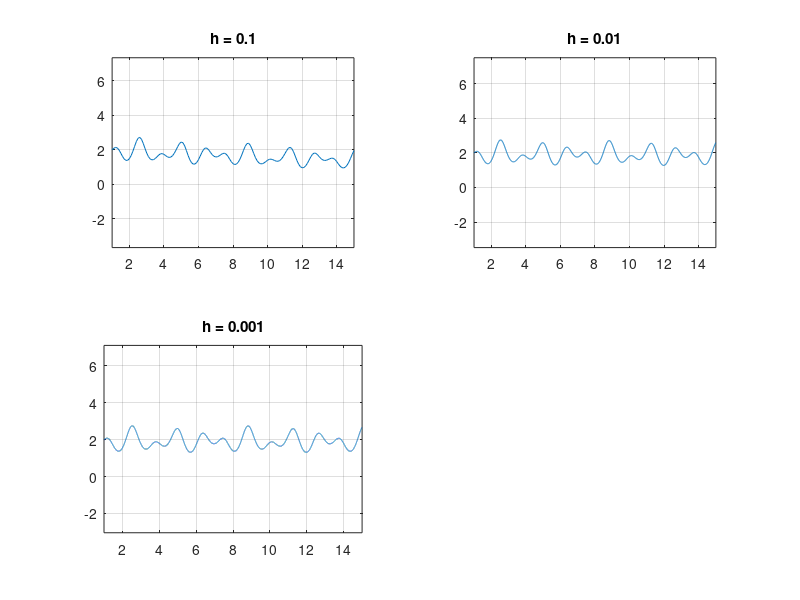

Here is the MATLAB script that generated this plot:
%% Uppgift 1

f = @(t, u) cos(3.*t) - sin(5.*t) .* u;
a = 1;
b = 15;
ua = 2;

for i = 1:3
    subplot(2, 2, i)
    h = 10 ^ (-i);
    N = (b - a) / h;
    t = a + (0:N) * h;
    U = zeros(size(t));
    U(1) = ua;
    for n=1:N
        U(n+1) = U(n) + h * f(t(n), U(n));
    end
    plot(t, U);
    title(sprintf('h = %g', h));
    axis equal; grid on;
end

%% Uppgift 2

